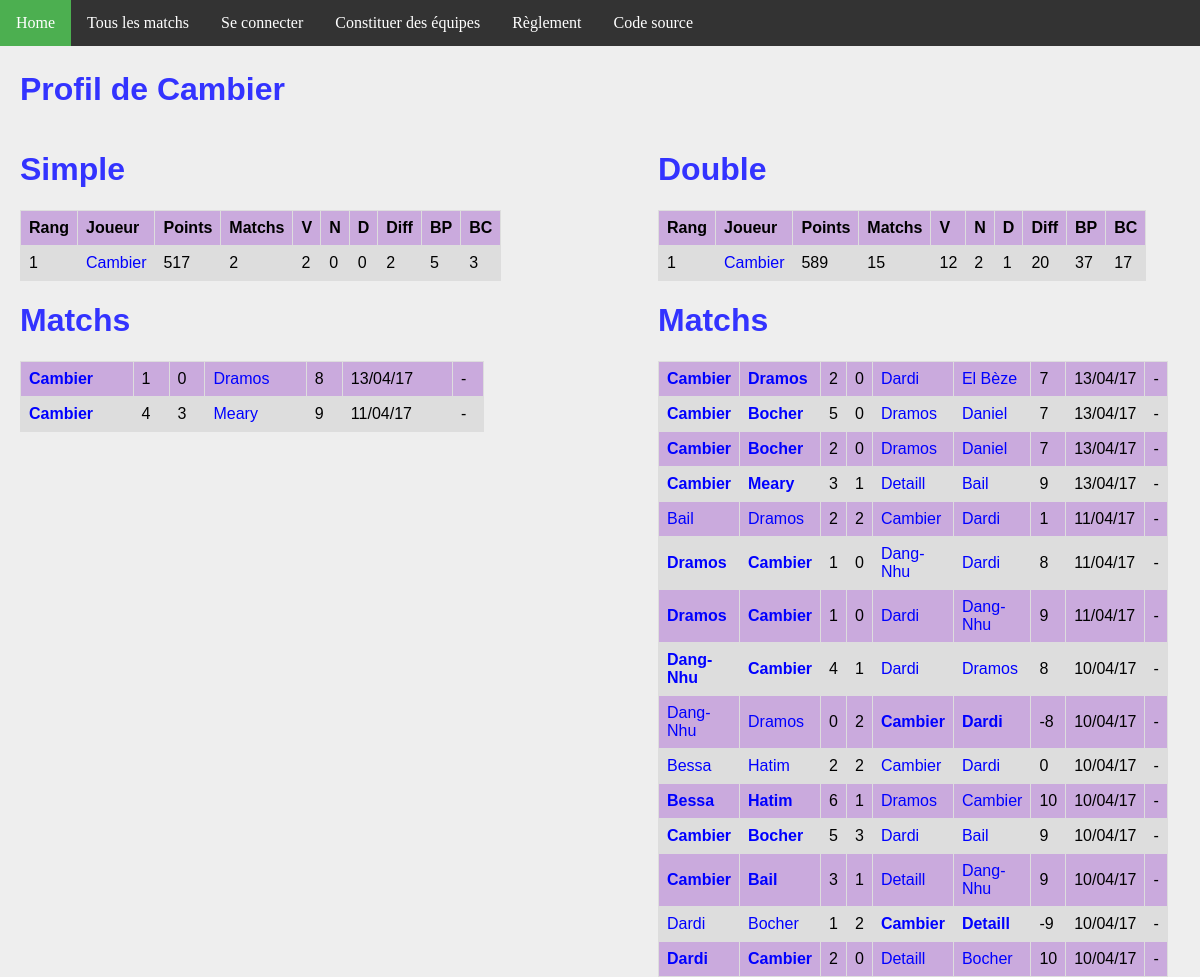
Before: /joueur/3/ with the older database file.
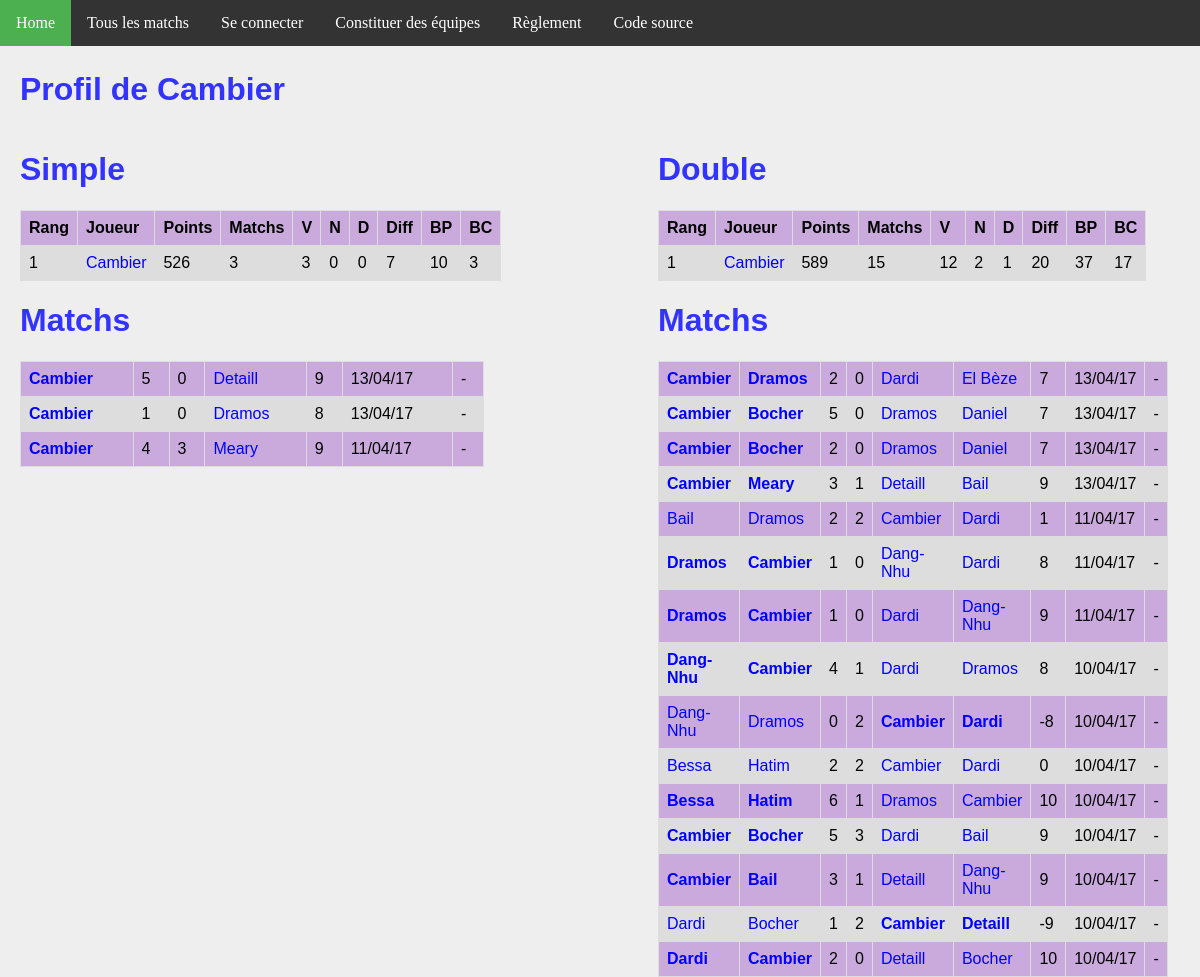
After: the same page with the newer database file.
### ranking/models.py (models this page shows, shortened)
class Joueur(models.Model):
    user = models.OneToOneField(User, on_delete=models.CASCADE)
    pseudo = models.CharField(max_length = 50, default="Pax lambda")
    simple_score = models.IntegerField(default=500)
    simple_rang = models.IntegerField(default=0)
    simple_victoires = models.IntegerField(default=0)
    simple_nuls = models.IntegerField(default=0)
    simple_defaites = models.IntegerField(default=0)
    simple_buts_pour = models.IntegerField(default=0)
    simple_buts_contre = models.IntegerField(default=0)
    double_score = models.IntegerField(default=500)
    double_rang = models.IntegerField(default=0)
    double_victoires = models.IntegerField(default=0)
    double_nuls = models.IntegerField(default=0)
    double_defaites = models.IntegerField(default=0)
    double_buts_pour = models.IntegerField(default=0)
    double_buts_contre = models.IntegerField(default=0)
    @property
    def simple_matchs(self):
        return self.simple_nuls + self.simple_victoires + self.simple_defaites
    @property
    def double_matchs(self):
        return self.double_nuls + self.double_victoires + self.double_defaites
    @property
    def simple_diff(self):
        return self.simple_buts_pour - self.simple_buts_contre
    @property
    def double_diff(self):
        return self.double_buts_pour - self.double_buts_contre

class MatchSimple(models.Model):
    domicile = models.ForeignKey('Joueur', related_name = 'dom')
    exterieur = models.ForeignKey('Joueur', related_name = 'exte')
    date = models.DateTimeField(auto_now_add=True)
    buts_domicile = models.IntegerField(default=0)
    buts_exterieur = models.IntegerField(default=0)
    points = models.IntegerField(default=0)
    @property
    def winner(self):
        if self.buts_domicile > self.buts_exterieur:
            return 1.
        elif self.buts_domicile < self.buts_exterieur:
            return 0.
        else:
            return 0.5

class MatchDouble(models.Model):
    domicile_1 = models.ForeignKey('Joueur', related_name = 'dom1')
    domicile_2 = models.ForeignKey('Joueur', related_name = 'dom2')
    exterieur_1 = models.ForeignKey('Joueur', related_name = 'exte1')
    exterieur_2 = models.ForeignKey('Joueur', related_name = 'exte2')
    date = models.DateTimeField(auto_now_add=True)
    buts_domicile = models.IntegerField(default=0)
    buts_exterieur = models.IntegerField(default=0)
    points = models.IntegerField(default=0)
    @property
    def winner(self):
        if self.buts_domicile > self.buts_exterieur:
            return 1.
        elif self.buts_domicile < self.buts_exterieur:
            return 0.
        else:
            return 0.5

### ranking/views.py (the view)
# urls.py: url(r'^joueur/(?P<joueur_id>[0-9]+)/$', views.detail_joueur, name='joueur'),
def detail_joueur(request, joueur_id):
    simples_1 = MatchSimple.objects.filter(domicile__id = joueur_id)
    simples_2 = MatchSimple.objects.filter(exterieur__id = joueur_id)
    simples = simples_1 | simples_2
    doubles_1 = MatchDouble.objects.filter(domicile_1__id = joueur_id)
    doubles_2 = MatchDouble.objects.filter(domicile_2__id = joueur_id)
    doubles_3 = MatchDouble.objects.filter(exterieur_1__id = joueur_id)
    doubles_4 = MatchDouble.objects.filter(exterieur_2__id = joueur_id)
    doubles = doubles_1 | doubles_2 | doubles_3 | doubles_4
    context = {
        'joueur': get_object_or_404(Joueur, pk=joueur_id),
        'simple_matchs': simples.order_by('-date').all(),
        'double_matchs': doubles.order_by('-date').all(),
    }
    return render(request, 'joueur.html', context)

### ranking/templates/joueur.html
{% extends 'base.html' %}
{% block body %}
    <h1>Profil de {{ joueur.pseudo }}</h1>
<div id="column1" style="float:left; margin:0; width:40%;">
    <h1>Simple</h1>
    <table>
        <tr>
            <th>Rang</th>
            <th>Joueur</th>
            <th>Points</th>
            <th>Matchs</th>
            <th>V</th>
            <th>N</th>
            <th>D</th>
            <th>Diff</th>
            <th>BP</th>
            <th>BC</th>
        </tr>
        <tr>
            <td>{{ joueur.simple_rang }}</td>
            <td><a class='joueur' href="{% url 'joueur' joueur.id %}">{{joueur.pseudo}}</a></td>
            <td>{{joueur.simple_score}}</td>
            <td>{{joueur.simple_matchs}}</td>
            <td>{{joueur.simple_victoires}}</td>
            <td>{{joueur.simple_nuls}}</td>
            <td>{{joueur.simple_defaites}}</td>
            <td>{{joueur.simple_diff}}</td>
            <td>{{joueur.simple_buts_pour}}</td>
            <td>{{joueur.simple_buts_contre}}</td>
        </tr>
    </table>
    <h1>Matchs</h1>
    <table>
        {% for m in simple_matchs %}
        <tr>
            <td {% if m.winner == 1 %} style='font-weight:bold'{% endif %} >
                <a class="joueur" href="{% url 'joueur' m.domicile.id %}">{{m.domicile.pseudo}}</a>
            </td>
            <td>{{m.buts_domicile}}</td>
            <td>{{m.buts_exterieur}}</td>
            <td {% if m.winner == 0 %} style='font-weight:bold'{% endif %} >
                <a class='joueur' href="{% url 'joueur' m.exterieur.id %}">{{m.exterieur.pseudo}}</a>
            </td>
            <td>{{m.points}}</td>
            <td>{{m.date | date:'d/m/y'}}</td>
            <td>
            {% if m.domicile == request.user.joueur %}
                <a class="joueur" href="{% url 'annuler' m.id %}">Annuler</a>
            {% else %}
                -
            {% endif %}
            </td>
        </tr>
        {% endfor %}
    </table>
</div>
<div id="column2" style="float:left; margin-left:15%;width:40%;">
<h1>Double</h1>
<table>
    <tr>
        <th>Rang</th>
        <th>Joueur</th>
        <th>Points</th>
        <th>Matchs</th>
        <th>V</th>
        <th>N</th>
        <th>D</th>
        <th>Diff</th>
        <th>BP</th>
        <th>BC</th>
    </tr>
    <tr>
        <td>{{ joueur.double_rang }}</td>
        <td><a class='joueur' href="{% url 'joueur' joueur.id %}">{{joueur.pseudo}}</a></td>
        <td>{{joueur.double_score}}</td>
        <td>{{joueur.double_matchs}}</td>
        <td>{{joueur.double_victoires}}</td>
        <td>{{joueur.double_nuls}}</td>
        <td>{{joueur.double_defaites}}</td>
        <td>{{joueur.double_diff}}</td>
        <td>{{joueur.double_buts_pour}}</td>
        <td>{{joueur.double_buts_contre}}</td>
    </tr>
</table>
<h1>Matchs</h1>
<table>
    {% for m in double_matchs %}
    <tr>
        <td {% if m.winner == 1 %} style='font-weight:bold'{% endif %} >
            <a class="joueur" href="{% url 'joueur' m.domicile_1.id %}">{{m.domicile_1.pseudo}}</a>
        </td>
        <td {% if m.winner == 1 %} style='font-weight:bold'{% endif %} >
            <a class="joueur" href="{% url 'joueur' m.domicile_2.id %}">{{m.domicile_2.pseudo}}</a>
        </td>
        <td>{{m.buts_domicile}}</td>
        <td>{{m.buts_exterieur}}</td>
        <td {% if m.winner == 0 %} style='font-weight:bold'{% endif %} >
            <a class='joueur' href="{% url 'joueur' m.exterieur_1.id %}">{{m.exterieur_1.pseudo}}</a>
        </td>
        <td {% if m.winner == 0 %} style='font-weight:bold'{% endif %} >
            <a class='joueur' href="{% url 'joueur' m.exterieur_2.id %}">{{m.exterieur_2.pseudo}}</a>
        </td>
        <td>{{m.points}}</td>
        <td>{{m.date | date:'d/m/y'}}</td>
        <td>
        {% if m.domicile_1 == request.user.joueur %}
            <a class="joueur" href="{% url 'annuler_double' m.id %}">Annuler</a>
        {% else %}
            -
        {% endif %}
        </td>
    </tr>
    {% endfor %}
</table>
</div>
{% endblock %}

Changed rows visible on the page:
changed Joueur "Cambier": simple_score "517" → "526"; simple_matchs "2" → "3"; simple_victoires "2" → "3"; simple_diff "2" → "7"; simple_buts_pour "5" → "10"
added MatchSimple: domicile.pseudo "Cambier", buts_domicile "5", buts_exterieur "0", exterieur.pseudo "Detaill", points "9", date "13/04/17"
